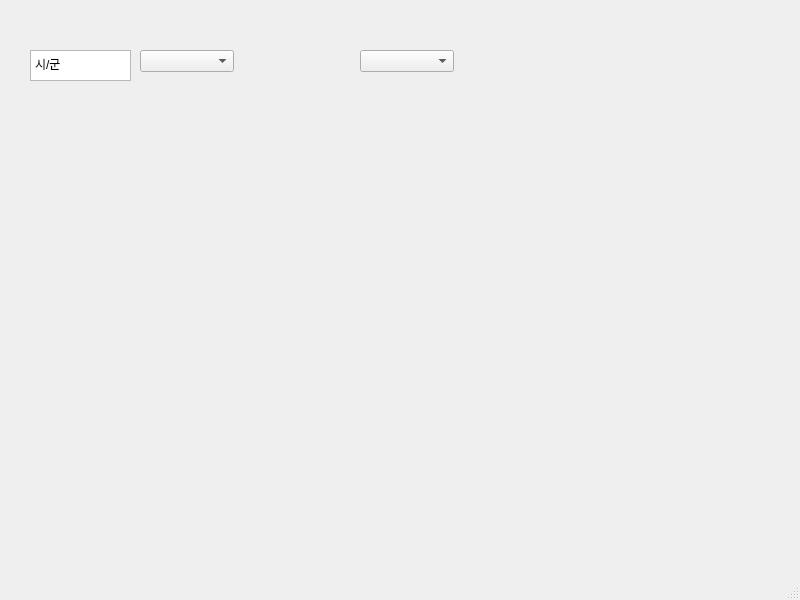
<?xml version="1.0" encoding="UTF-8"?>
<ui version="4.0">
 <class>MainWindow</class>
 <widget class="QMainWindow" name="MainWindow">
  <property name="geometry">
   <rect>
    <x>0</x>
    <y>0</y>
    <width>800</width>
    <height>600</height>
   </rect>
  </property>
  <property name="windowTitle">
   <string>MainWindow</string>
  </property>
  <widget class="QWidget" name="centralwidget">
   <widget class="QComboBox" name="city">
    <property name="geometry">
     <rect>
      <x>140</x>
      <y>50</y>
      <width>94</width>
      <height>22</height>
     </rect>
    </property>
   </widget>
   <widget class="QComboBox" name="comboBox">
    <property name="geometry">
     <rect>
      <x>360</x>
      <y>50</y>
      <width>94</width>
      <height>22</height>
     </rect>
    </property>
   </widget>
   <widget class="QTextBrowser" name="citytext">
    <property name="geometry">
     <rect>
      <x>30</x>
      <y>50</y>
      <width>101</width>
      <height>31</height>
     </rect>
    </property>
    <property name="html">
     <string>&lt;!DOCTYPE HTML PUBLIC &quot;-//W3C//DTD HTML 4.0//EN&quot; &quot;http://www.w3.org/TR/REC-html40/strict.dtd&quot;&gt;
&lt;html&gt;&lt;head&gt;&lt;meta name=&quot;qrichtext&quot; content=&quot;1&quot; /&gt;&lt;style type=&quot;text/css&quot;&gt;
p, li { white-space: pre-wrap; }
&lt;/style&gt;&lt;/head&gt;&lt;body style=&quot; font-family:'Gulim'; font-size:9pt; font-weight:400; font-style:normal;&quot;&gt;
&lt;p style=&quot; margin-top:0px; margin-bottom:0px; margin-left:0px; margin-right:0px; -qt-block-indent:0; text-indent:0px;&quot;&gt;시/군&lt;/p&gt;&lt;/body&gt;&lt;/html&gt;</string>
    </property>
   </widget>
  </widget>
  <widget class="QMenuBar" name="menubar">
   <property name="geometry">
    <rect>
     <x>0</x>
     <y>0</y>
     <width>800</width>
     <height>26</height>
    </rect>
   </property>
  </widget>
  <widget class="QStatusBar" name="statusbar"/>
 </widget>
 <resources/>
 <connections/>
</ui>
